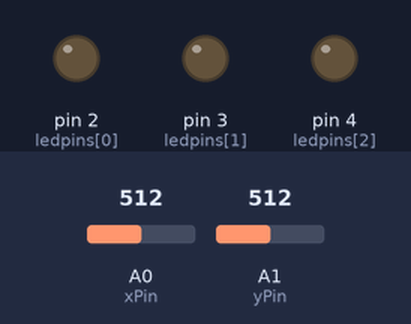
The program below on a simulated Arduino Nano, built with avr-gcc and run on an emulated ATmega328P. On the bench: output pins drawn as LEDs (lit = HIGH). Inputs (shaded band) come from the test bench; at power-on: A0 (xPin) = 512, A1 (yPin) = 512. What the program prints to the serial monitor is not drawn.

Above: at 1.2 s.
1.3 s: A0 (xPin) set to 690
2.8 s: A0 (xPin) set to 715
At 5.35 s:
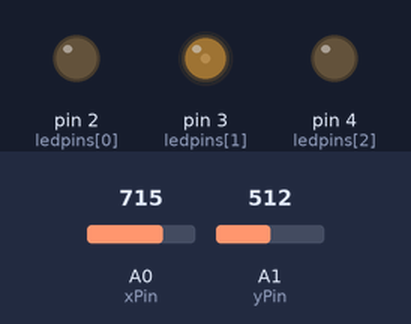
5.8 s: A0 (xPin) set to 900
At 8.2 s:
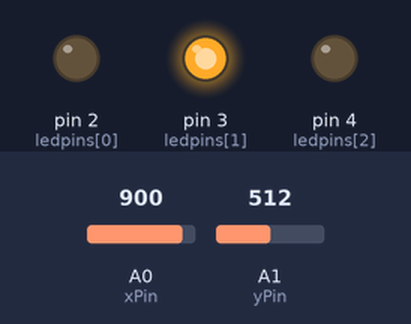
Timing chart, 0 to 9.7 s (numbered marks = the images above; inputs shaded):
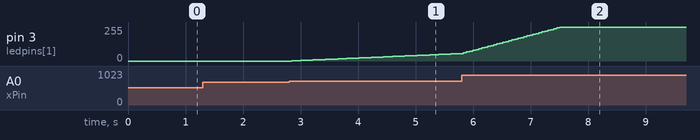

Measured:
- the behaviour switches between 700 and 701 on A0 (xPin) (found by bisection; images 0 and 1)
- after the input at 2.8 s, pin 3 (ledpins[1]): moves from 0/255 to 56/255 over 2.9 s, starting after 0.05 s

The program:

main.cpp
```cpp
#include <Arduino.h>

const int xPin = A0; // X-axis connected to analog pin A0
const int yPin = A1; // Y-axis connected to analog pin A1
const int buttonPin = 10; // Button connected to digital pin 10
const int ledpins[] = {2, 3, 4}; // Array of LED pins

int getspeed(int counter, int xValue);


void setup() {
  Serial.begin(9600); // Start serial communication at 9600 baud rate
  pinMode(buttonPin, INPUT_PULLUP); // Set button pin as input with pull-up resistor
  for (int i = 0; i < 3; i++) {
    pinMode(ledpins[i], OUTPUT); // Set LED pins as outputs
  }
}

void loop() {

  static int counter = 0;

  int xValue = analogRead(xPin); // Read the X-axis value
  int yValue = analogRead(yPin); // Read the Y-axis value

  counter = getspeed(counter,xValue);
  analogWrite(ledpins[1], counter); // Set the brightness of the first LED based on the counter value
  Serial.println(counter);

}

int getspeed(int counter, int xValue)
{
  const int checkvalue = 10; // Threshold value for adjusting brightness
  static unsigned long lastchecktime = 0;

  if (millis() - lastchecktime > 50) // Check every 100 milliseconds
  {
    lastchecktime = millis(); // Update the last check time
    if(xValue > 700)
      {
        if(counter < 255-checkvalue)
        {
          counter += map(xValue, 700, 1023, 1, checkvalue); // Increase brightness
        }
        else
        {
          counter = 255; // Cap the brightness at 255
        }
      }
      else if(xValue < 250)
      {
        if(counter > checkvalue)
        {
          counter -= map(xValue, 250, 0, 1, checkvalue); // Decrease brightness
        }
        else
        {
          counter = 0; // Cap the brightness at 0
        }
      }
  }
    return counter;
}
```
